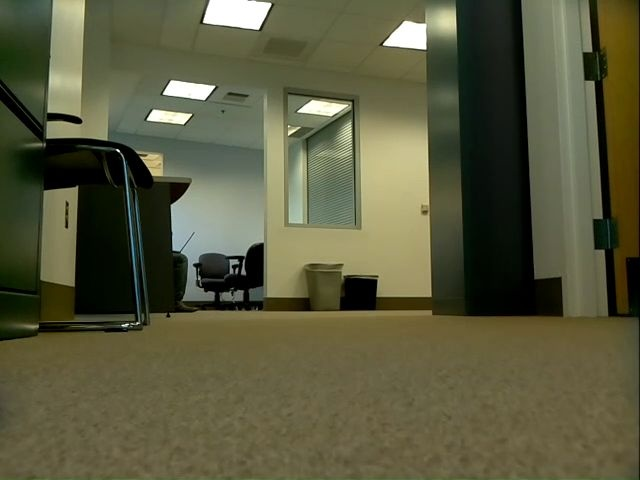
#> input picture exercises/epipolar_geometry/frame0000.jpg, 640 x 480 px
$ python plot_epilines_auto.py   (Python 2 division)
#> lines starting #> are read from the running program, lines starting #| are printed output that depends on the picture
#!/usr/bin/env python

import cv2
import pickle
import numpy as np

ratio_threshold = 0.7
corner_threshold = 0.02

D = np.array( [0.08683, -0.28966000000000003, -0.00045000000000000004, -0.00015000000000000001, 0.0])
K = np.array( [[651.38582, 0.0, 327.26766], [0.0, 650.2441, 242.38098],[ 0.0, 0.0, 1.0]])
W = np.array([[0.0, -1.0, 0.0],
			  [1.0, 0.0, 0.0],
			  [0.0, 0.0, 1.0]])

colors = [(255,0,0),(0,255,0),(0,0,255),(255,255,0),(255,0,255),(0,255,255)]
pt_num = 0
im1_pts = []
im2_pts = []

# [53 lines left out: functions triangulate_points, test_epipolar, test_triangulation, mouse_event, not called in this run]

if __name__ == '__main__':
	im1 = cv2.imread('frame0000.jpg')
#> im1 is the input picture: shape (480, 640, 3); mean B, G, R 62.6, 90, 90.2
	im2 = cv2.imread('frame0001.jpg')
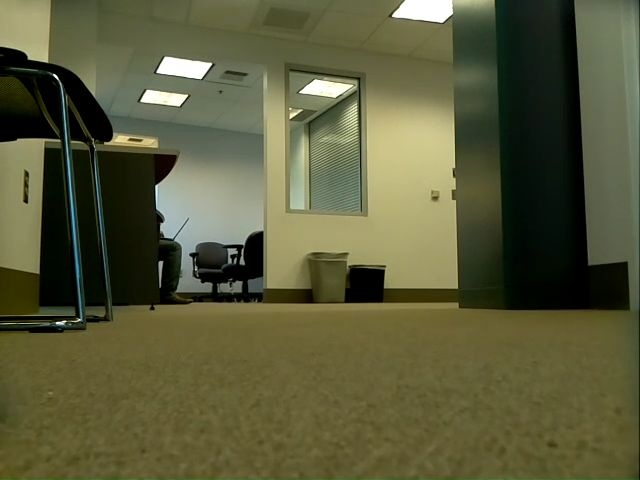
#> input picture exercises/epipolar_geometry/frame0001.jpg, 640 x 480 px
#> im2 is the input picture: shape (480, 640, 3); mean B, G, R 59.4, 90.9, 90.4

	extract_automatic_matches = True
	add_in_auto_to_compute_E = True
	only_use_automatic_matches = True

	if extract_automatic_matches:
		detector = cv2.FeatureDetector_create('SIFT')
		extractor = cv2.DescriptorExtractor_create('SIFT')
		matcher = cv2.BFMatcher()

		im1_bw = cv2.cvtColor(im1,cv2.COLOR_BGR2GRAY)
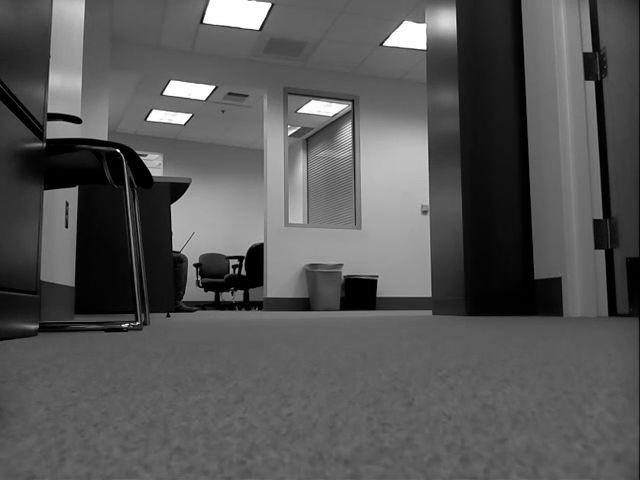
#> im1_bw: shape (480, 640); min 0, max 255, mean 86.9
		im2_bw = cv2.cvtColor(im2,cv2.COLOR_BGR2GRAY)
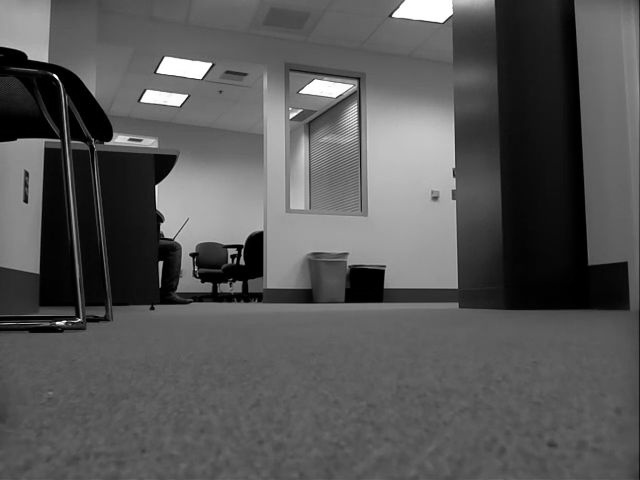
#> im2_bw: shape (480, 640); min 0, max 255, mean 87.2

		kp1 = detector.detect(im1_bw)
#> kp1 = 325 keypoints; strongest (x, y, size): (118, 150, 2), (410, 36, 21.2), (176, 88, 12.1), (200, 91, 12.4)
		kp2 = detector.detect(im2_bw)
#> kp2 = 352 keypoints; strongest (x, y, size): (57, 323, 2), (161, 263, 3.5), (171, 66, 13.5), (196, 69, 13.9)

		dc, des1 = extractor.compute(im1_bw,kp1)
#> dc has the same summary as kp1
		dc, des2 = extractor.compute(im2_bw,kp2)
#> dc has the same summary as kp2

		matches = matcher.knnMatch(des1,des2,k=2)
#> matches = 325 matches
		matches_reversed = matcher.knnMatch(des2,des1,k=2)
#> matches_reversed = 352 matches

		good_matches_prelim = []
		for m,n in matches:
			if m.distance < ratio_threshold*n.distance and kp1[m.queryIdx].response > corner_threshold and kp2[m.trainIdx].response > corner_threshold:
				good_matches_prelim.append((m.queryIdx, m.trainIdx))
#> after the loop, good_matches_prelim = 113 pairs, first value 25 to 305, second value 0 to 346

		good_matches = []
		for m,n in matches_reversed:
			if m.distance < ratio_threshold*n.distance and (m.trainIdx,m.queryIdx) in good_matches_prelim:
				good_matches.append((m.trainIdx, m.queryIdx))
#> after the loop, good_matches = 97 pairs, first value 25 to 289, second value 6 to 346

		auto_pts1 = np.zeros((1,len(good_matches),2))
#> auto_pts1 = 97 pairs, first value 0 to 0, second value 0 to 0
		auto_pts2 = np.zeros((1,len(good_matches),2))
#> auto_pts2 = 97 pairs, first value 0 to 0, second value 0 to 0

		for idx in range(len(good_matches)):
			match = good_matches[idx]
			auto_pts1[0,idx,:] = kp1[match[0]].pt
			auto_pts2[0,idx,:] = kp2[match[1]].pt
#> this loop made 97 passes
#> match on passes 1 to 12: (25, 6), (26, 7), (28, 9), (29, 11), (66, 53), (52, 77), (84, 101), (91, 103), (206, 104), (93, 123), (107, 130), (102, 131)
#> after the loop, auto_pts1 = 97 pairs, first value 66.42 to 491.3, second value 5.02 to 329.1; auto_pts2 = 97 pairs, first value 25.67 to 531.2, second value 58.46 to 328.5

		auto_pts1_orig = auto_pts1
#> auto_pts1_orig has the same summary as auto_pts1
		auto_pts2_orig = auto_pts2
#> auto_pts2_orig has the same summary as auto_pts2

		auto_pts1 = cv2.undistortPoints(auto_pts1, K, D)
#> auto_pts1 = 97 rows, first 8: [-0.398, -0.0244], [-0.398, -0.0244], [-0.398, -0.0444], [-0.397, -0.0587], [-0.285, 0.133], [-0.304, 0.0404], [-0.26, -0.194], [-0.243, 0.112]
		auto_pts2 = cv2.undistortPoints(auto_pts2, K, D)
#> auto_pts2 = 97 rows, first 8: [-0.46, -0.0639], [-0.46, -0.0639], [-0.46, -0.0878], [-0.459, -0.105], [-0.372, 0.132], [-0.338, 0.00713], [-0.268, -0.223], [-0.267, 0.101]

	f = open('correspondences.pickle','r')
#> (reads exercises/epipolar_geometry/correspondences.pickle from the repository)
#> (the run stopped early here; a loop or call above may not have finished)
